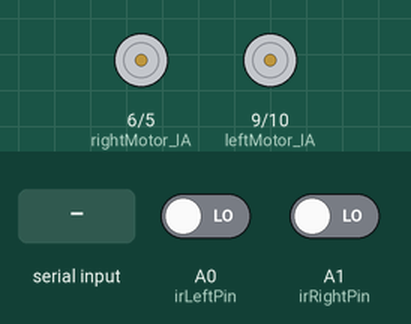
This sketch was run on a simulated Arduino Uno, built with avr-gcc and run on an emulated ATmega328P. On the bench: motor-driver pin pairs drawn as motors (green arrow = first pin HIGH = forward, orange = second pin HIGH = backward, longer = more drive). Inputs (shaded band) come from the test bench; at power-on: A0 (irLeftPin) LOW, A1 (irRightPin) LOW. What the sketch prints to the serial monitor is not drawn.

Above: at 1.2 s.
1.3 s: "F" received over Serial
At 2.5 s:
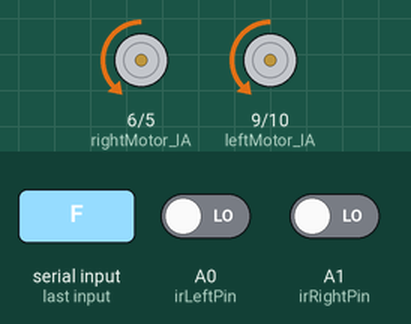
2.8 s: A0 (irLeftPin) driven HIGH
At 3.7 s:
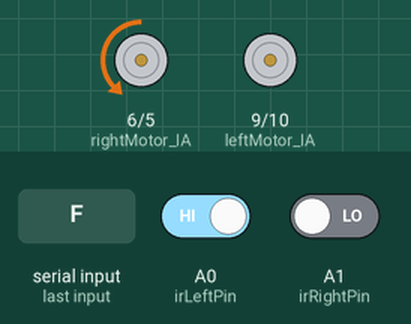
4.3 s: A1 (irRightPin) driven HIGH
At 4.77 s:
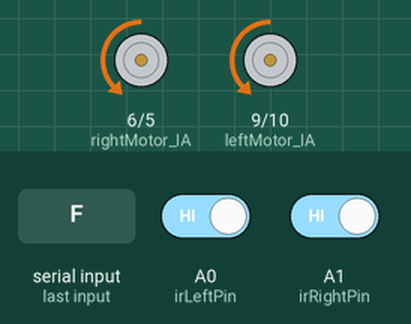
Timing chart, 0 to 9.1 s (numbered marks = the images above; inputs shaded):
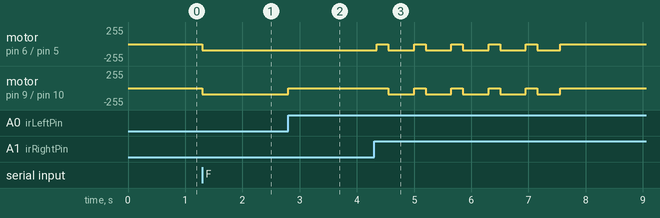

The sketch:

RC_Car_LineTrack_2.ino
```cpp
// --- 모터 드라이버 제어 핀 ---
const int leftMotor_IA = 9;
const int leftMotor_IB = 10;
const int rightMotor_IA = 6;
const int rightMotor_IB = 5;

// --- 엔코더 센서 핀 (현재는 연결만 유지) ---
const int encoderLeftPin = 2;
const int encoderRightPin = 3;

// --- 적외선 센서 핀 ---
const int irLeftPin = A0;
const int irRightPin = A1;

// --- 색상 인식 기준 ---
const int BLACK = HIGH;
const int WHITE = LOW;

// --- 주행 설정 변수 ---
int baseSpeed = 90;   // 기존 80 -> 90으로 상향 (모터 멈춤 방지)
int turnSpeed = 150;  // 회복 및 코너링 힘

int lapCount = 0;
int intersectionCount = 0; // 누적 교차로 감지 횟수
bool isRunning = false;
bool missionComplete = false;

// 🌟 선을 놓치기 직전 상태 기억 (0:직진, 1:좌, 2:우)
int lastDirection = 0;

// 🌟 1바퀴당 인식되는 교차로 개수 설정 (매우 중요!)
// 만약 차가 '시작 가로선'만 유일하게 교차로로 인식한다면 이 값을 1로 설정하세요.
// (일단 1로 설정해서 테스트해 보시는 것을 추천합니다.)
const int INTERSECTIONS_PER_LAP = 1;

void setup() {
  Serial.begin(9600);

  pinMode(leftMotor_IA, OUTPUT); pinMode(leftMotor_IB, OUTPUT);
  pinMode(rightMotor_IA, OUTPUT); pinMode(rightMotor_IB, OUTPUT);

  pinMode(irLeftPin, INPUT);
  pinMode(irRightPin, INPUT);

  pinMode(encoderLeftPin, INPUT_PULLUP);
  pinMode(encoderRightPin, INPUT_PULLUP);

  stopMotors();
  Serial.println(">>> Outer 5-Lap Mission Ready. Send 'F' to Start, 'S' to Stop.");
}

void loop() {
  if (Serial.available() > 0) {
    char cmd = Serial.read();
    if (cmd >= 'a' && cmd <= 'z') cmd -= 32;
    if (cmd == 'F' && !isRunning && !missionComplete) startMission();
    else if (cmd == 'S') emergencyStop();
  }

  if (isRunning && !missionComplete) {
    int leftVal = digitalRead(irLeftPin);
    int rightVal = digitalRead(irRightPin);

    // [상황 1] 교차로 발견 후보 (양쪽 모두 검은선)
    if (leftVal == BLACK && rightVal == BLACK) {
      delay(50);
      int doubleCheckLeft = digitalRead(irLeftPin);
      int doubleCheckRight = digitalRead(irRightPin);

      if (doubleCheckLeft == BLACK && doubleCheckRight == BLACK) {
        handleIntersection();
      }
    }
    // [상황 2] 왼쪽으로 치우침 -> 좌회전으로 보정
    else if (leftVal == BLACK && rightVal == WHITE) {
      setMotorSpeed(0, baseSpeed);
      lastDirection = 1;
    }
    // [상황 3] 오른쪽으로 치우침 -> 우회전으로 보정
    else if (leftVal == WHITE && rightVal == BLACK) {
      setMotorSpeed(baseSpeed, 0);
      lastDirection = 2;
    }
    // [상황 4] 양쪽 모두 흰색 (선을 이탈함!)
    else {
      // 🌟 부드러운 곡선 복귀 방식 적용 (오실레이션 및 스톨 완벽 해결)
      if (lastDirection == 1) {
        // 선이 왼쪽에 있었으므로, 왼쪽 바퀴를 멈추고 오른쪽 바퀴만 굴려 왼쪽으로 휘어지게 함
        setMotorSpeed(0, baseSpeed);
      }
      else if (lastDirection == 2) {
        // 선이 오른쪽에 있었으므로, 오른쪽 바퀴를 멈추고 왼쪽 바퀴만 굴려 오른쪽으로 휘어지게 함
        setMotorSpeed(baseSpeed, 0);
      }
      else {
        setMotorSpeed(baseSpeed, baseSpeed);
      }
    }
  }
}
// ==========================================
// 🚗 교차로(교차점) 처리 함수 (5바퀴 외곽선 직진)
// ==========================================
void handleIntersection() {
  stopMotors();
  delay(200); // 멈춰서 안정화

  intersectionCount++;
  Serial.print(">>> 교차로 감지! 누적 횟수: ");
  Serial.println(intersectionCount);

  // 교차로를 만날 때마다 무조건 직진하여 통과
  goStraightOverIntersection();

  // 바퀴 수 계산 로직
  if (intersectionCount % INTERSECTIONS_PER_LAP == 0) {
    lapCount++;
    Serial.print(">>> 바퀴 완료! 현재 바퀴 수: ");
    Serial.println(lapCount);

    if (lapCount >= 5) {
      finishMission();
    }
  }
}

// ⬆️ 교차로를 직진해서 넘어가는 함수
void goStraightOverIntersection() {
  setMotorSpeed(baseSpeed, baseSpeed);
  delay(400); // 센서가 굵은 선을 완전히 넘어갈 때까지 강제 직진
}

// ==========================================
// ⚙️ 모터 제어 유틸리티 함수 (반전 로직 적용됨)
// ==========================================
void setMotorSpeed(int leftPwm, int rightPwm) {
  // 왼쪽 모터 (전후진 반전)
  if (leftPwm >= 0) {
    digitalWrite(leftMotor_IA, LOW); analogWrite(leftMotor_IB, leftPwm);
  } else {
    analogWrite(leftMotor_IA, -leftPwm); digitalWrite(leftMotor_IB, LOW);
  }

  // 오른쪽 모터 (전후진 반전)
  if (rightPwm >= 0) {
    digitalWrite(rightMotor_IA, LOW); analogWrite(rightMotor_IB, rightPwm);
  } else {
    analogWrite(rightMotor_IA, -rightPwm); digitalWrite(rightMotor_IB, LOW);
  }
}

void startMission() {
  lapCount = 0;
  intersectionCount = 0;
  lastDirection = 0;
  missionComplete = false;
  isRunning = true;
  Serial.println("---------- MISSION START ----------");
}

void emergencyStop() {
  stopMotors();
  isRunning = false;
  Serial.println("!!! EMERGENCY STOP !!!");
}

void finishMission() {
  stopMotors();
  isRunning = false;
  missionComplete = true;
  Serial.println("---------- MISSION COMPLETE (5 Laps) ----------");
}

void stopMotors() {
  digitalWrite(leftMotor_IA, LOW); digitalWrite(leftMotor_IB, LOW);
  digitalWrite(rightMotor_IA, LOW); digitalWrite(rightMotor_IB, LOW);
}
```

Measured:
- after the input at 1.3 s, motor on pin 6 (rightMotor_IA) / pin 5 (rightMotor_IB), motor on pin 9 (leftMotor_IA) / pin 10 (leftMotor_IB): stopped → backward 90/255 at once
- after the input at 2.8 s, motor on pin 9 (leftMotor_IA) / pin 10 (leftMotor_IB): backward 90/255 → stopped at once
